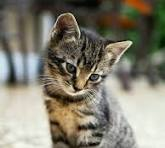
#> input picture image.jpeg, 165 x 148 px
$ jupyter execute 10_p.ipynb
#> lines starting #> are read from the running program, lines starting #| are printed output that depends on the picture
# 10. Write a python program to generate image histograms and perform histogram equalization

[cell 1]
import cv2
import matplotlib.pyplot as plt
import numpy as np

[cell 2]
img = cv2.imread("image.jpeg", cv2.IMREAD_GRAYSCALE)
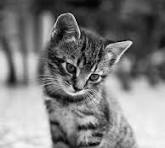
#> img: shape (148, 165); min 0, max 252, mean 126.1

[cell 3]
height, width = img.shape
#> height = 148; width = 165

[cell 4]
histogram = [0] * 256
for i in range(height):
    for j in range(width):
        histogram[img[i][j]] += 1

[cell 5]
pdf = [0] * 256
for i in range(256):
    pdf[i] = histogram[i] / (height * width)

[cell 6]
cdf = [0] * 256
cdf[0] = pdf[0]
for i in range(1, 256):
    cdf[i] = cdf[i-1] + pdf[i]
#> after the loop, cdf = 256 values from 0.00123 to 1

[cell 7]
cdf = np.array(cdf)
cdf = cdf * 255
#> cdf = 256 values from 0.313 to 255

[cell 8]
equalize_histogram_level = cdf.astype("uint8")
#> equalize_histogram_level = 256 values from 0 to 255

[cell 9]
equalize_histogram = [0] * 256
for i in range(256):
    equalize_histogram[equalize_histogram_level[i]] += histogram[i]

[cell 10]
plt.bar(range(256), equalize_histogram)
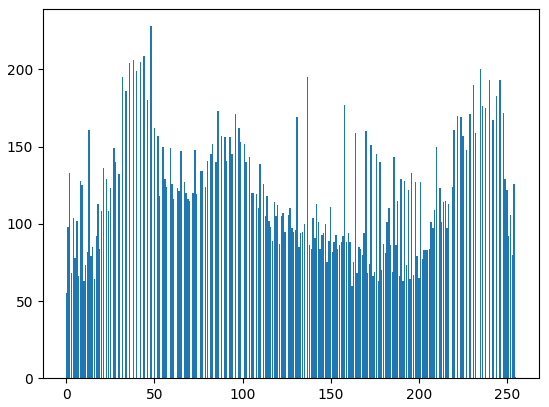
#> figure drawn by matplotlib, 1 panel; tallest bar 228 high, from x = 47.6 to 48.4

[cell 11]
plt.figure(figsize=(15, 10))

plt.subplot(2, 2, 1)
plt.imshow(img, cmap="gray")
plt.title("Original image")

plt.subplot(2, 2, 3)
plt.bar(range(256), histogram)
plt.title("Histogram of original image")

plt.subplot(2, 2, 4)
plt.bar(range(256), equalize_histogram)
plt.title("Equalize Histogram")
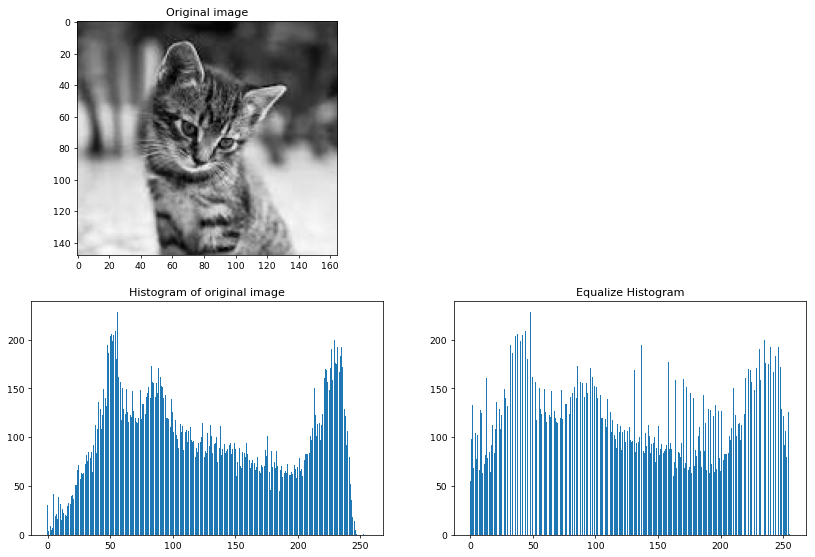
#> figure drawn by matplotlib, 3 panels; panel 2: tallest bar 228 high, from x = 55.6 to 56.4; panel 3: tallest bar 228 high, from x = 47.6 to 48.4
